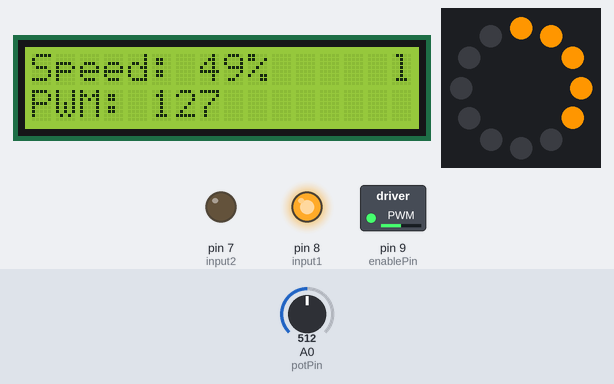
Recording of a sketch running on a simulated Arduino Uno, built with avr-gcc and run on an emulated ATmega328P. On the bench: 16×2 character LCD, 12 RGB LEDs in a ring, first at the top, clockwise, switched loads named in the sketch (green lamp = pin HIGH), output pins drawn as LEDs (lit = HIGH). The test bench sets the inputs (shaded band); at power-on: A0 (potPin) = 512.

Above: at 1.2 s.
1.3 s: A0 (potPin) set to 716
At 2.4 s:
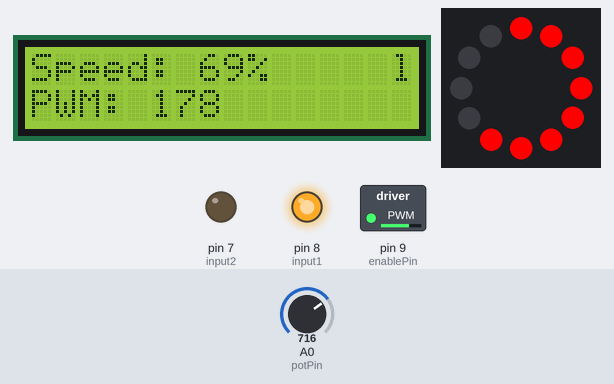
2.8 s: A0 (potPin) set to 1023
At 3.8 s:
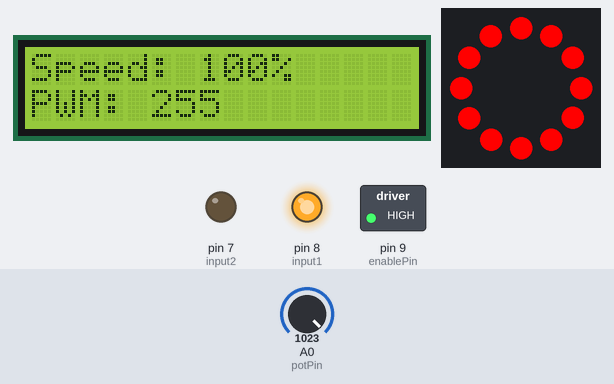
4.3 s: A0 (potPin) set to 122
At 5.5 s:
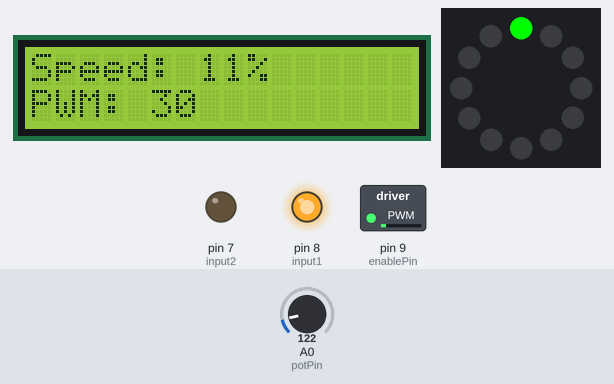
5.8 s: A0 (potPin) set to 0
At 7.0 s:
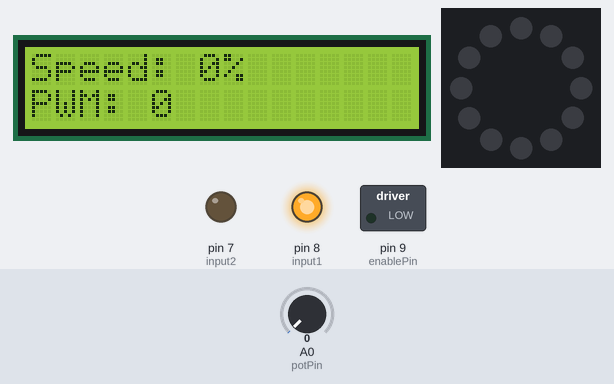
7.3 s: A0 (potPin) set to 511
At 8.5 s:
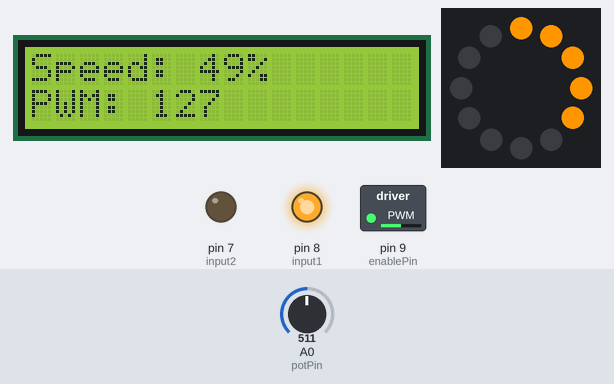
8.8 s: A0 (potPin) set to 900
At 9.8 s:
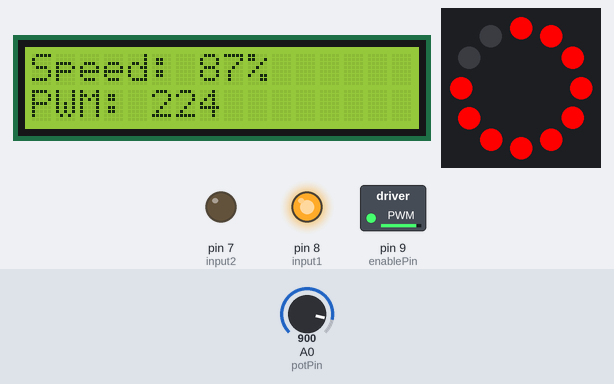
Timing chart, 0 to 11.3 s (numbered marks = the images above; inputs shaded):
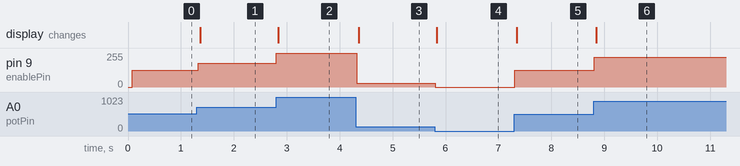

Measured:
- after the input at 1.3 s, pin 9 (enablePin): 127/255 → 178/255 at once; the display: changes after 0.06 s (image 1)
- after the input at 2.8 s, pin 9 (enablePin): 178/255 → 255/255 at once; the display: changes at once (image 2)
- after the input at 4.3 s, pin 9 (enablePin): 255/255 → 30/255 at once; the display: changes after 0.06 s (image 3)
- after the input at 5.8 s, pin 9 (enablePin): 30/255 → 0/255 at once; the display: changes at once (image 4)
- after the input at 7.3 s, pin 9 (enablePin): 0/255 → 127/255 at once; the display: changes at once (image 5)
- after the input at 8.8 s, pin 9 (enablePin): 127/255 → 224/255 at once; the display: changes at once (image 6)

The sketch:

dc_motor_control1.ino
```cpp
#include <Adafruit_LiquidCrystal.h>
#include <Adafruit_NeoPixel.h>

// LCD
Adafruit_LiquidCrystal lcd(0);

// Potentiometer
const int potPin = A0;

// L293D motor driver pins
const int enablePin = 9;   // PWM speed control
const int input1 = 8;      // Motor direction
const int input2 = 7;      // Motor direction

// NeoPixel ring
const int ringPin = 6;
const int numPixels = 12;

Adafruit_NeoPixel ring(numPixels, ringPin, NEO_GRB + NEO_KHZ800);

void setup() {
  pinMode(enablePin, OUTPUT);
  pinMode(input1, OUTPUT);
  pinMode(input2, OUTPUT);

  // Set motor direction
  digitalWrite(input1, HIGH);
  digitalWrite(input2, LOW);

  lcd.begin(16, 2);
  lcd.setCursor(0, 0);
  lcd.print("DC Motor Control");

  ring.begin();
  ring.show();
}

void loop() {
  int potValue = analogRead(potPin);

  int motorSpeed = map(potValue, 0, 1023, 0, 255);
  int speedPercent = map(motorSpeed, 0, 255, 0, 100);
  int lightsOn = map(speedPercent, 0, 100, 0, numPixels);

  analogWrite(enablePin, motorSpeed);

  // LCD display
  lcd.setCursor(0, 0);
  lcd.print("Speed: ");
  lcd.print(speedPercent);
  lcd.print("%     ");

  lcd.setCursor(0, 1);
  lcd.print("PWM: ");
  lcd.print(motorSpeed);
  lcd.print("        ");

  // NeoPixel display
  ring.clear();

  for (int i = 0; i < lightsOn; i++) {
    if (speedPercent < 34) {
      ring.setPixelColor(i, ring.Color(0, 255, 0));       // green
    }
    else if (speedPercent < 67) {
      ring.setPixelColor(i, ring.Color(255, 150, 0));     // yellow
    }
    else {
      ring.setPixelColor(i, ring.Color(255, 0, 0));       // red
    }
  }

  ring.show();
}
```
